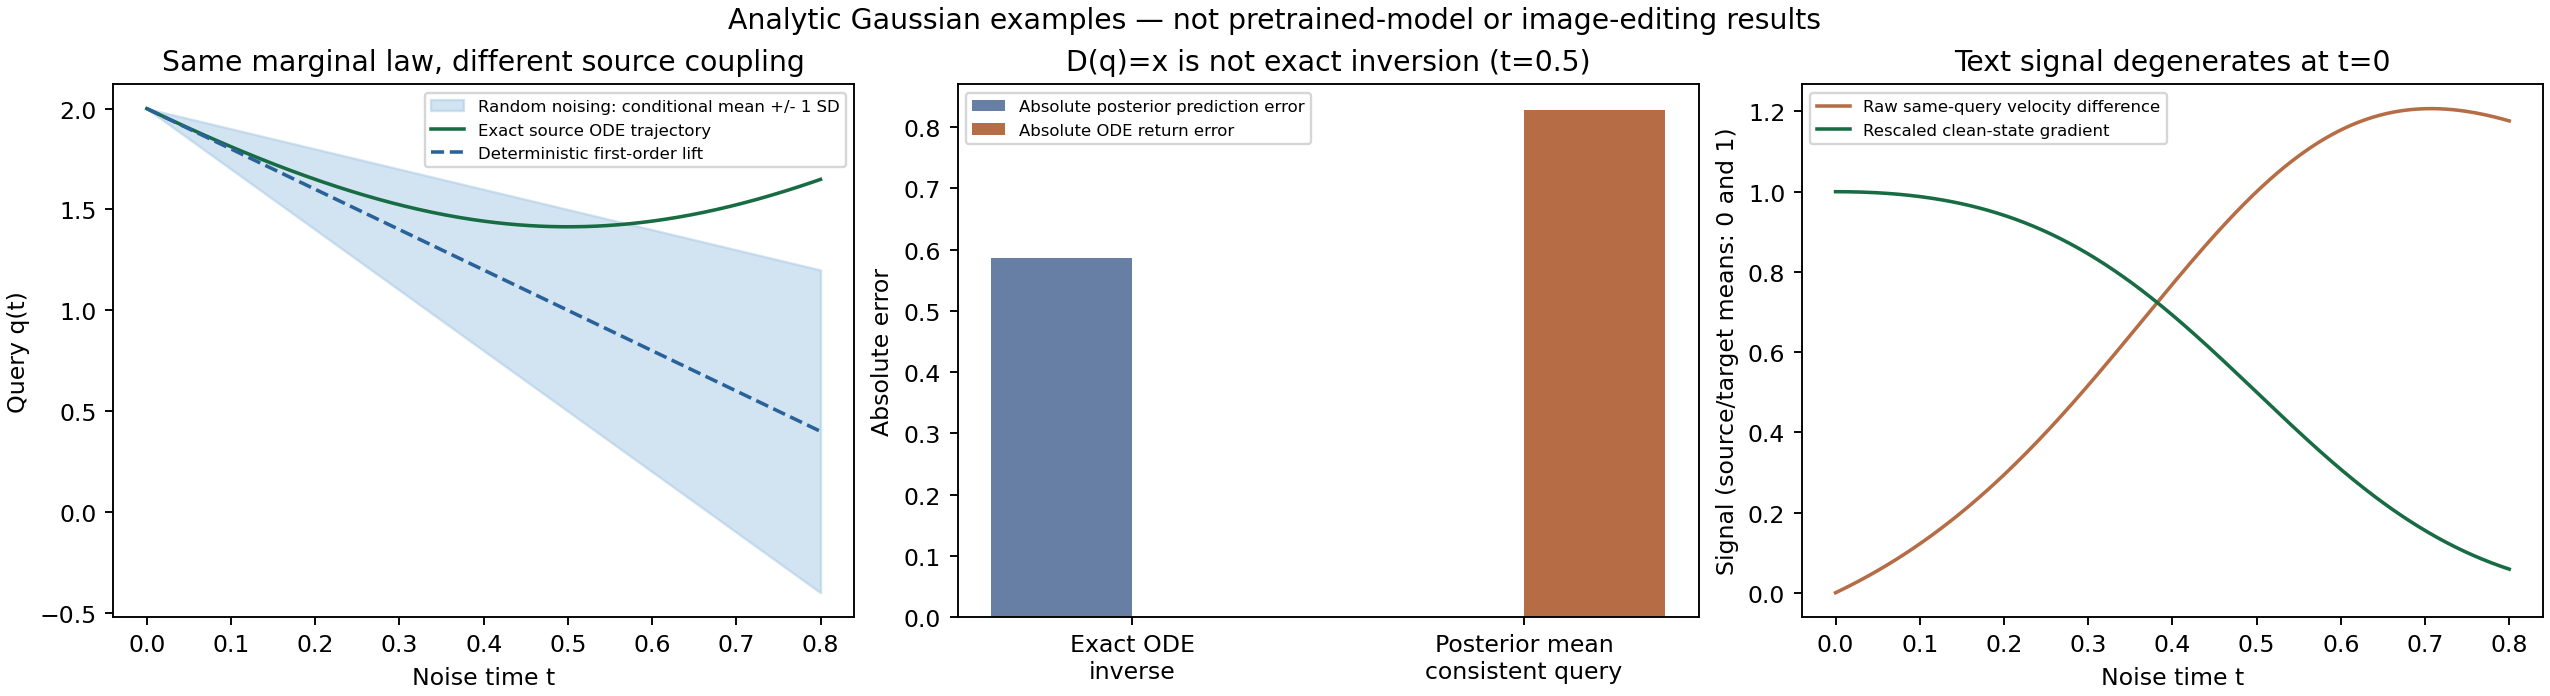

The Python source for this figure:
"""Analytic Gaussian counterexamples; no pretrained model or image inference.

Run: .venv/bin/python docs/theory_checks/FlowEdit随机配对与干净起点_解析核对_2026-11-06.py
The JSON and PNG beside this file are reproducible mathematical diagnostics.
"""

import json
from pathlib import Path

import numpy as np


def covariance(t, cov):
    return (1 - t) ** 2 * cov + t**2 * np.eye(len(cov))


def score(q, t, mean, cov):
    return -np.linalg.solve(covariance(t, cov), (q - (1 - t) * mean).T).T


def denoise(q, t, mean, cov):
    gain = (1 - t) * cov @ np.linalg.inv(covariance(t, cov))
    return mean + (q - (1 - t) * mean) @ gain.T


def velocity(q, t, mean, cov):
    if t == 0:
        return -np.asarray(q)
    return (q - denoise(q, t, mean, cov)) / t


def log_density(q, t, mean, cov):
    var = covariance(t, cov)
    d = q - (1 - t) * mean
    return -0.5 * (d @ np.linalg.solve(var, d) + np.linalg.slogdet(var)[1])


def run():
    rng = np.random.default_rng(20261106)
    checks = []

    def record(name, condition, **metrics):
        checks.append(dict(name=name, passed=bool(condition), **metrics))
        if not condition:
            raise AssertionError(name)

    mean = np.array([0.3, -0.2])
    cov = np.array([[1.3, 0.4], [0.4, 0.8]])
    x, eps = np.array([1.2, -0.8]), np.array([-0.7, 1.1])
    t = 0.43
    q = (1 - t) * x + t * eps
    v = velocity(q, t, mean, cov)
    s = score(q, t, mean, cov)
    error = float(np.linalg.norm(s + (q + (1 - t) * v) / t))
    record("exact_score_velocity_identity", error < 1e-12, error=error)

    r = v - (eps - x)
    error = float(np.linalg.norm(r - (x - denoise(q, t, mean, cov)) / t))
    record("chord_residual_is_posterior_reconstruction_residual", error < 1e-12,
           identity_error=error, residual_norm=float(np.linalg.norm(r)))

    # At a fixed noisy q, the regression irreducible variance is Cov(X|q)/t^2.
    posterior_cov = cov - (1 - t) ** 2 * cov @ np.linalg.solve(covariance(t, cov), cov)
    irreducible_mse = float(np.trace(posterior_cov) / t**2)
    record("perfect_velocity_still_has_nonzero_chord_residual", irreducible_mse > 0,
           conditional_expected_squared_residual=irreducible_mse)

    # Isotropic Gaussian: exact ODE map q(t)=alpha*mu+sqrt(V)/sigma*(x-mu).
    sigma, scalar_x, scalar_t = 1.0, 2.0, 0.5
    var = (1 - scalar_t) ** 2 * sigma**2 + scalar_t**2
    inv_q = np.sqrt(var) / sigma * scalar_x
    base_mean, base_cov = np.array([0.0]), np.eye(1)
    inv_d = float(denoise(np.array([inv_q]), scalar_t, base_mean, base_cov)[0])
    proxy_q = var * scalar_x / ((1 - scalar_t) * sigma**2)
    proxy_d = float(denoise(np.array([proxy_q]), scalar_t, base_mean, base_cov)[0])
    proxy_actual_return = sigma * proxy_q / np.sqrt(var)
    record("posterior_mean_inverse_is_not_ode_inverse", abs(proxy_d - scalar_x) < 1e-12
           and abs(proxy_actual_return - scalar_x) > 0.8,
           x=scalar_x, time=scalar_t, posterior_consistent_q=proxy_q,
           posterior_prediction=proxy_d, actual_ode_return=proxy_actual_return)
    record("true_ode_inverse_need_not_have_zero_denoiser_residual", abs(inv_d - scalar_x) > 0.5,
           true_inverse_q=float(inv_q), posterior_prediction=inv_d,
           actual_ode_return=float(sigma * inv_q / np.sqrt(var)))

    samples, noises = rng.normal(size=(2, 100000))
    random_queries = (1 - scalar_t) * samples + scalar_t * noises
    ode_queries = np.sqrt(var) * samples
    errors = [abs(float(np.var(a)) - var) for a in [random_queries, ode_queries]]
    record("same_marginals_do_not_imply_same_sample_coupling", max(errors) < 0.012
           and np.mean((random_queries - ode_queries) ** 2) > 0.2,
           theoretical_variance=var, empirical_variance_errors=errors,
           paired_query_mse=float(np.mean((random_queries - ode_queries) ** 2)))

    other_mean = np.array([1.0, 0.0])
    zero_mean = np.zeros(2)
    endpoint_diff = velocity(x, 0, zero_mean, cov) - velocity(x, 0, other_mean, cov)
    record("clean_endpoint_condition_difference_degenerates", np.linalg.norm(endpoint_diff) == 0,
           velocity_difference_norm=float(np.linalg.norm(endpoint_diff)))
    clean_score_diff = score(x, 0, other_mean, cov) - score(x, 0, zero_mean, cov)
    tiny = 1e-4
    tiny_q = (1 - tiny) * x
    b = velocity(tiny_q, tiny, zero_mean, cov) - velocity(tiny_q, tiny, other_mean, cov)
    scaled = (1 - tiny) ** 2 / tiny * b
    error = float(np.linalg.norm(scaled - clean_score_diff))
    record("normalized_small_noise_signal_survives", error < 1e-6,
           raw_signal_norm=float(np.linalg.norm(b)), normalized_limit_error=error)

    ts = [0.02, 0.01]
    lift_errors = [abs(np.sqrt((1 - z) ** 2 + z**2) * scalar_x - (1 - z) * scalar_x) for z in ts]
    ratio = lift_errors[0] / lift_errors[1]
    record("deterministic_first_order_lift_has_second_order_local_error", 3.9 < ratio < 4.2,
           t_values=ts, errors=lift_errors, error_ratio=ratio)
    # For a smooth Gaussian, q=alpha*x-t^2/2*score_0(x)+O(t^3).
    second_order_errors = [abs(np.sqrt((1 - z) ** 2 + z**2) * scalar_x
                               - ((1 - z) * scalar_x + z**2 * scalar_x / 2)) for z in ts]
    record("second_order_lift_expansion", 7.8 < second_order_errors[0] / second_order_errors[1] < 8.3,
           errors=second_order_errors)

    d = np.array([0.3, -0.4])
    qs, qt_fe = q, q + d
    qt_shared = (1 - t) * (x + d) + t * eps
    error = float(np.linalg.norm(qt_fe - qt_shared - t * d))
    record("equal_displacement_vs_shared_noising", error < 1e-12,
           error=error, query_difference_norm=float(np.linalg.norm(qt_fe - qt_shared)))

    same_prompt_b = velocity(qs, t, mean, cov) - velocity(qs, t, mean, cov)
    naive_b = eps - x - velocity(qs, t, mean, cov)
    record("replacing_only_source_velocity_breaks_no_edit_identity",
           np.linalg.norm(same_prompt_b) == 0 and np.linalg.norm(naive_b) > 0.1,
           original_norm=float(np.linalg.norm(same_prompt_b)), naive_norm=float(np.linalg.norm(naive_b)))

    # Coordinate transform on smooth ODE paths, not a claim about resampled queries.
    a, adot = 1 - t, -1.0
    vs, vt = np.array([0.4, -0.2]), np.array([-0.6, 0.8])
    d_dot = (vt - vs - adot * d) / a
    error = float(np.linalg.norm(vs + adot * d + a * d_dot - vt))
    record("time_dependent_query_scaling_requires_chain_rule", error < 1e-12,
           chain_rule_error=error, naive_derivative_error=float(np.linalg.norm(vs + adot * d + a * (vt - vs) - vt)))

    # Exact Gaussian Gibbs tilt: J(e)=(e-b)^2/2, temperature lambda.
    desired, lam = 2.0, 1.0
    tilted_mean, tilted_var = desired / (1 + lam), lam / (1 + lam)
    kl = 0.5 * (tilted_mean**2 + tilted_var - 1 - np.log(tilted_var))
    record("adaptive_noise_changes_measure", tilted_mean != 0 and kl > 0,
           original_mean=0.0, selected_mean=tilted_mean, selected_variance=tilted_var, kl=float(kl))

    # Even Gaussian marginals at every timestep do not remove adaptive correlation.
    e1, independent = rng.normal(size=(2, 100000))
    rho, h = 0.8, 0.1
    e2 = rho * e1 + np.sqrt(1 - rho**2) * independent
    estimated_bias = float(np.mean((h * e1) * e2))
    record("correlated_noise_changes_adaptive_dynamics", abs(estimated_bias - h * rho) < 0.003,
           independent_mean_field_prediction=0.0, measured_bias=estimated_bias, exact_bias=h * rho)

    corr_cov = np.array([[1.0, 0.7], [0.7, 1.0]])
    ratio_gradient = score(np.zeros(2), 0, other_mean, corr_cov) - score(np.zeros(2), 0, zero_mean, corr_cov)
    record("conditional_prior_changes_nuisance_even_with_equal_nuisance_marginals",
           abs(ratio_gradient[1]) > 1,
           task_direction=float(ratio_gradient[0]), nuisance_direction=float(ratio_gradient[1]))

    # Gradient of smoothed log density ratio at fixed Gaussian probes.
    probes = rng.normal(size=(16, 2))
    y = np.array([0.6, -0.3])
    target_cov = np.array([[0.9, -0.1], [-0.1, 1.1]])

    def objective(z):
        return np.mean([log_density((1 - t) * z + t * e, t, other_mean, target_cov)
                        - log_density((1 - t) * z + t * e, t, mean, cov) for e in probes])

    queries = (1 - t) * y + t * probes
    analytic = (1 - t) ** 2 / t * np.mean(velocity(queries, t, mean, cov)
                                           - velocity(queries, t, other_mean, target_cov), axis=0)
    fd = np.array([(objective(y + 1e-5 * e) - objective(y - 1e-5 * e)) / 2e-5 for e in np.eye(2)])
    error = float(np.linalg.norm(analytic - fd))
    record("clean_state_likelihood_ratio_gradient", error < 1e-8, finite_difference_error=error)

    # Both maps are bijections with exact cycle consistency and the same target law.
    # Source (A,N)~N(0,I), target law N((1,0),I); second map reverses N.
    p = np.array([0.3, 1.4])
    edited = np.array([p[0] + 1, -p[1]])
    returned = np.array([edited[0] - 1, -edited[1]])
    record("exact_cycle_and_marginals_do_not_identify_preserved_content",
           np.allclose(returned, p) and edited[1] != p[1],
           cycle_error=float(np.linalg.norm(returned - p)), nuisance_change=float(edited[1] - p[1]))

    # Orthogonal to a reconstruction velocity does not preserve a different feature.
    reconstruction_velocity, edit = np.array([1.0, 0.0]), np.array([0.0, 1.0])
    keep_jacobian = np.array([[0.0, 1.0]])
    record("velocity_orthogonality_is_not_feature_preservation",
           reconstruction_velocity @ edit == 0 and (keep_jacobian @ edit)[0] != 0,
           orthogonality=float(reconstruction_velocity @ edit), feature_change=float((keep_jacobian @ edit)[0]))

    # Differential feature preservation alone allows finite-step drift on a circle.
    p, tangent, step = np.array([1.0, 0.0]), np.array([0.0, 1.0]), 0.2
    feature_error = float(np.dot(p + step * tangent, p + step * tangent) - 1)
    record("finite_step_requires_actual_feature_check", p @ tangent == 0 and feature_error > 0.03,
           finite_step_feature_error=feature_error)

    out = dict(date="2026-11-06", scope="Analytic models and seeded synthetic arrays only; no FLUX/SD3 inference",
               seed=20261106, passed=sum(c["passed"] for c in checks), total=len(checks), checks=checks)
    path = Path(__file__).with_suffix(".json")
    path.write_text(json.dumps(out, ensure_ascii=False, indent=2) + "\n", encoding="utf-8")
    plot_gaussian_example(Path(__file__).with_suffix(".png"))
    print(json.dumps(dict(passed=out["passed"], total=out["total"], result=str(path)), ensure_ascii=False))


def plot_gaussian_example(path):
    import matplotlib
    matplotlib.use("Agg")
    import matplotlib.pyplot as plt

    t = np.linspace(0, 0.8, 301)
    a, x = 1 - t, 2.0
    var = a**2 + t**2
    fig, axes = plt.subplots(1, 3, figsize=(15, 4.1), constrained_layout=True)
    ax = axes[0]
    ax.fill_between(t, a * x - t, a * x + t, color="#a6c8e4", alpha=0.5,
                    label="Random noising: conditional mean +/- 1 SD")
    ax.plot(t, np.sqrt(var) * x, color="#176c44", label="Exact source ODE trajectory")
    ax.plot(t, a * x, "--", color="#296299", label="Deterministic first-order lift")
    ax.set(title="Same marginal law, different source coupling", xlabel="Noise time t", ylabel="Query q(t)")
    ax.legend(fontsize=7)
    ax = axes[1]
    labels = ["Exact ODE\ninverse", "Posterior mean\nconsistent query"]
    ax.bar(np.arange(2) - 0.18, [2 - np.sqrt(2), 0], width=0.36,
           label="Absolute posterior prediction error", color="#677fa4")
    ax.bar(np.arange(2) + 0.18, [0, 2 * np.sqrt(2) - 2], width=0.36,
           label="Absolute ODE return error", color="#b66d46")
    ax.set(xticks=np.arange(2), xticklabels=labels, ylabel="Absolute error", title="D(q)=x is not exact inversion (t=0.5)")
    ax.legend(fontsize=7)
    ax = axes[2]
    ax.plot(t, t / var, label="Raw same-query velocity difference", color="#b66d46")
    ax.plot(t, a**2 / var, label="Rescaled clean-state gradient", color="#176c44")
    ax.set(title="Text signal degenerates at t=0", xlabel="Noise time t", ylabel="Signal (source/target means: 0 and 1)")
    ax.legend(fontsize=7)
    fig.suptitle("Analytic Gaussian examples — not pretrained-model or image-editing results", fontsize=12)
    fig.savefig(path, dpi=170)
    plt.close(fig)


if __name__ == "__main__":
    run()
